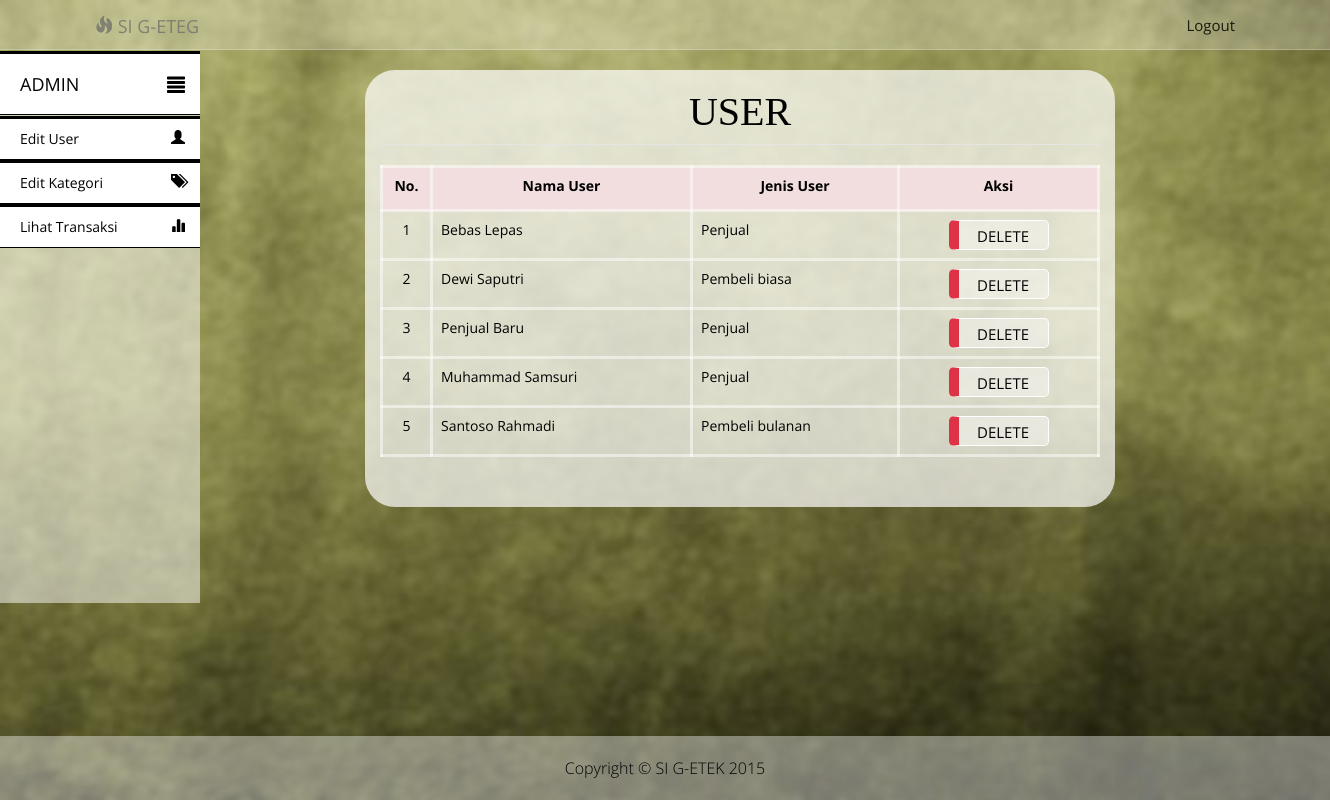
/Admin.php, run on the app's committed database.
### tables this page shows
CREATE TABLE IF NOT EXISTS `user` (
  `username` varchar(50) NOT NULL,
  `email` varchar(100) NOT NULL,
  `password` varchar(32) NOT NULL,
  PRIMARY KEY (`username`),
  UNIQUE KEY `email` (`email`)
);

CREATE TABLE IF NOT EXISTS `penjual` (
  `id_penjual` int(11) NOT NULL AUTO_INCREMENT,
  `username` varchar(50) NOT NULL,
  `nama_depan` varchar(30) NOT NULL,
  `nama_belakang` varchar(20) DEFAULT NULL,
  `alamat` varchar(100) NOT NULL,
  `kecamatan` varchar(15) NOT NULL,
  `kodepos` varchar(5) NOT NULL,
  `noHp` varchar(15) DEFAULT NULL,
  PRIMARY KEY (`id_penjual`,`username`),
  KEY `username` (`username`)
);

CREATE TABLE IF NOT EXISTS `pembeli` (
  `id_pembeli` int(11) NOT NULL AUTO_INCREMENT,
  `id_jenis_pembeli` int(11) NOT NULL,
  `username` varchar(50) NOT NULL,
  `nama_depan` varchar(30) NOT NULL,
  `nama_belakang` varchar(20) DEFAULT NULL,
  `alamat` varchar(100) NOT NULL,
  `kecamatan` varchar(15) NOT NULL,
  `kodepos` varchar(5) NOT NULL,
  `noHp` varchar(15) DEFAULT NULL,
  PRIMARY KEY (`id_pembeli`,`id_jenis_pembeli`,`username`),
  KEY `id_jenis_pembeli` (`id_jenis_pembeli`),
  KEY `username` (`username`)
);

CREATE TABLE IF NOT EXISTS `jenis_pembeli` (
  `id_jenis_pembeli` int(11) NOT NULL,
  `jenis_pembeli` varchar(7) DEFAULT NULL,
  PRIMARY KEY (`id_jenis_pembeli`)
);

### Admin.php (the view, shortened to what this page needs)
<!DOCTYPE html>
<html lang="en">
<head>
    <link href="css/bootstrap.min.css" rel="stylesheet">
    <link href="css/admin.css" rel="stylesheet">
    <link href="font-awesome/css/font-awesome.min.css" rel="stylesheet" type="text/css">
</head>
<body>
    <nav id="siteNav" class="navbar navbar-default navbar-fixed-top" role="navigation">
        <div class="container">
            <a class="navbar-brand" href="Admin.php">
                <span class="glyphicon glyphicon-fire"></span>
                SI G-ETEG
            </a>
            <div class=" navbar-collapse" id="navbar">
                <ul class="nav navbar-nav navbar-right">
                    <li>
                        <a href="logout.php" style="float:right;">Logout</a>
                    </li>
                </ul>
            </div>
        </div>
    </nav>
    <div id="wrapper" class="active">
        <div id="sidebar-wrapper">
            <ul id="sidebar_menu" class="sidebar-nav">
                <li class="sidebar-brand"><a id="menu-toggle" href="#">ADMIN<span style="margin-right:-50px;" id="main_icon" class="glyphicon glyphicon-align-justify"></span></a></li>
            </ul>
            <ul class="sidebar-nav" id="sidebar">
                <li><a href="admin.php">Edit User<span style="margin-right:-50px;"  class="sub_icon glyphicon glyphicon-user"></span></a></li>
                <li><a href="kategori.php">Edit Kategori<span style="margin-right:-50px;"  class="sub_icon glyphicon glyphicon-tags"></span></a></li>
                <li><a href="lihattrans.php">Lihat Transaksi<span style="margin-right:-50px;"  class="sub_icon glyphicon glyphicon-stats"></span></a></li>
            </ul>
        </div>
        <section class="intro">
            <div class="container">
                <div class="row"  >
                    <div class="col-md-2"></div>
                    <div class="col-md-8">
                        <div class="box">
                            <center>
                                <h1 style="margin-top:-10px;">USER</h1>
                                <legend></legend>
                                <table class="table table-bordered " style="border:3px solid white;">
                                    <thead style="border:3px solid white;">
                                        <tr id="bold" class="danger">
                                            <th style="width:50px;border:3px solid rgba(255,255,255,0.5);" class="text-center" ><label>No.</label></th>
                                            <th style="width:260px; border:3px solid rgba(255,255,255,0.5);"class="text-center" ><label>Nama User</label></th>
                                            <th style="border:3px solid rgba(255,255,255,0.5);"class="text-center" ><label>Jenis User</label></th>
                                            <th style="width:200px;border:3px solid rgba(255,255,255,0.5);"class="text-center" ><label>Aksi</label></th>
                                        </tr>
                                    </thead>
                                    <tbody>
                                        <?php
                                            $count = 1;
                                            $q = mysql_query("SELECT * FROM user");
                                            while ($data = mysql_fetch_array($q)) {
                                                $username = $data['username'];
                                                if ($username == 'admin') {
                                                    continue;
                                                }
                                                else{
                                                    echo "<tr>";
                                                    echo "<td style=\"border:3px solid rgba(255,255,255,0.5);\" class=\"text-center\">".$count."</td>";
                                                    $q1 = mysql_query("SELECT * FROM penjual WHERE username = '$username'");
                                                    if (mysql_num_rows($q1) == 1) {
                                                        while ($data1 = mysql_fetch_array($q1)) {
                                                            $namalengkap = $data1['nama_depan']. " " .$data1['nama_belakang'];
                                                            $jenis = "Penjual";
                                                            echo "<td style=\"padding-right:-87px; border:3px solid rgba(255,255,255,0.5);\">".$namalengkap."</td>";
                                                            echo "<td style=\"border:3px solid rgba(255,255,255,0.5);\">".$jenis."</td>";
                                                            echo "<td style=\"border:3px solid rgba(255,255,255,0.5);\" class=\"text-center\"><a href=\"?username=$username#popup\" style=\"font-size:15px; border-left:10x solid red\" class=\"btn btn-primary btn-lg popup-linkdel\">DELETE</a></td>";
                                                        }
                                                    }
                                                    else{
                                                        $q2 = mysql_query("SELECT * FROM pembeli p JOIN jenis_pembeli j ON p.id_jenis_pembeli = j.id_jenis_pembeli WHERE username = '$username'");
                                                        while ($data2 = mysql_fetch_array($q2)) {
                                                            $namalengkap = $data2['nama_depan']. " " .$data2['nama_belakang'];
                                                            $jenis = 'Pembeli '. $data2['jenis_pembeli'];
                                                            echo "<td style=\"padding-right:-87px; border:3px solid rgba(255,255,255,0.5);\">".$namalengkap."</td>";
                                                            echo "<td style=\"border:3px solid rgba(255,255,255,0.5);\">".$jenis."</td>";
                                                            echo "<td style=\"border:3px solid rgba(255,255,255,0.5);\" class=\"text-center\"><a href=\"?username=$username#popup\" style=\"font-size:15px; border-left:10x solid red\" class=\"btn btn-primary btn-lg popup-linkdel\">DELETE</a></td>";
                                                        }
                                                    }
                                                    echo "</tr>";
                                                }
                                                $count++;
                                            }
                                        ?>
                                    </tbody>
                                </table>
                            </center>
                        </div>
                    </div>
                </div>
            </div>
        </section>
        <footer class="page-footer">
            <div class="container">
                <p>Copyright &copy; SI G-ETEK 2015</p>
            </div>
        </footer>
    </div>
</body>
</html>

### css/admin.css (style rules this page uses)
html, body { width: 100%; height: 100%; font-family: 'Open Sans','Helvetica Neue',Arial,sans-serif; background: url('../images/satu.jpg') no-repeat center center fixed; -webkit-background-size: cover; -moz-background-size: cover; background-size: cover; -o-background-size: cover; }
a { color: yellowgreen; -webkit-transition: all .35s; -moz-transition: all .35s; transition: all .35s; }
p { font-size: 16px; line-height: 1.5; }
.intro { color: #fff; padding: 70px 0; text-align: center; }
.page-footer { text-align: center; bottom: 0; position: fixed; width: 100%; background: rgba(255,255,255,0.4); padding: 20px 0 10px; font-weight: 300; left:0; }
.navbar-default { border-color: rgba(34,34,34,.05); background-color: #fff; opacity: 0.8; -webkit-transition: all .35s; -moz-transition: all .35s; transition: all .35s; font-size: 15px; height: 35px; }
.navbar-default .nav > li>a, .navbar-default .nav>li>a:focus { color: black; }
@media (min-width:768px) { .navbar-default { border-color: rgba(255,255,255,.3); background-color: rgba(255,255,255,0.3);; } }
@media (min-width:768px) { .navbar-default .nav > li>a, .navbar-default .nav>li>a:focus { color: black; } }
.btn-primary { border-color: #fff; color: #fff; background-color: yellowgreen; -webkit-transition: all .35s; -moz-transition: all .35s; transition: all .35s; }
.btn { border-radius: 5px; text-transform: uppercase; }
.btn-lg { padding: 5px 10px; }
legend { text-align: left; }
tr { text-align: left; }
.box { margin-bottom: 0px; padding: 30px 15px; background: #fff; background: rgba(255,255,255,0.7); border-radius: 30px; }
h1 { font-size: 40px; font-family: georgia; font-weight: bold; color: black; }
div.box h1 { font-family: serif; font-weight: normal; }
div { color: black; }
#wrapper { padding-left: 10px; transition: all .4s ease 0s; }
#sidebar-wrapper { top: 51px; margin-left: -150px; left: 10px; width: 200px; background: rgba(255,255,255,0.5); position: fixed; height: 552px; z-index: 10000; transition: all .4s ease 0s; }
.sidebar-nav { display: block; float: left; width: 200px; list-style: none; margin: 0; padding: 0; }
#wrapper.active { padding-left: 150px; }
#wrapper.active #sidebar-wrapper { left: 150px; }
#sidebar_menu li a, .sidebar-nav li a { color: black; display: block; float: left; text-decoration: none; width: 200px; background: white; border-top: 3px solid black; border-bottom: 1px solid black; -webkit-transition: background .5s; -moz-transition: background .5s; -o-transition: background .5s; -ms-transition: background .5s; transition: background .5s; }
.sidebar-nav li { line-height: 40px; text-indent: 20px; }
.sidebar-nav li a { color: black; display: block; text-decoration: none; }
.sidebar-nav > .sidebar-brand { height: 65px; line-height: 60px; font-size: 18px; }
.sidebar-nav > .sidebar-brand a { color: #999999; }
#main_icon { float:right; padding-right: 65px; padding-top:20px; }
.sub_icon { float:right; padding-right: 65px; padding-top:10px; }

### Admin.php (style rules this page uses)
a.popup-linkdel { text-align: center; margin:auto; position: relative; height: 30px; width: 100px; color: #000; text-decoration: none; background: rgba(255,255,255,0.4); border-left: 10px solid #de3246; display: block; }

### data on the page
penjual: namalengkap "Bebas Lepas", jenis "Penjual"
pembeli: namalengkap "Dewi Saputri", id_jenis_pembeli.jenis_pembeli "Pembeli biasa"
penjual: namalengkap "Penjual Baru", jenis "Penjual"
penjual: namalengkap "Muhammad Samsuri", jenis "Penjual"
pembeli: namalengkap "Santoso Rahmadi", id_jenis_pembeli.jenis_pembeli "Pembeli bulanan"
